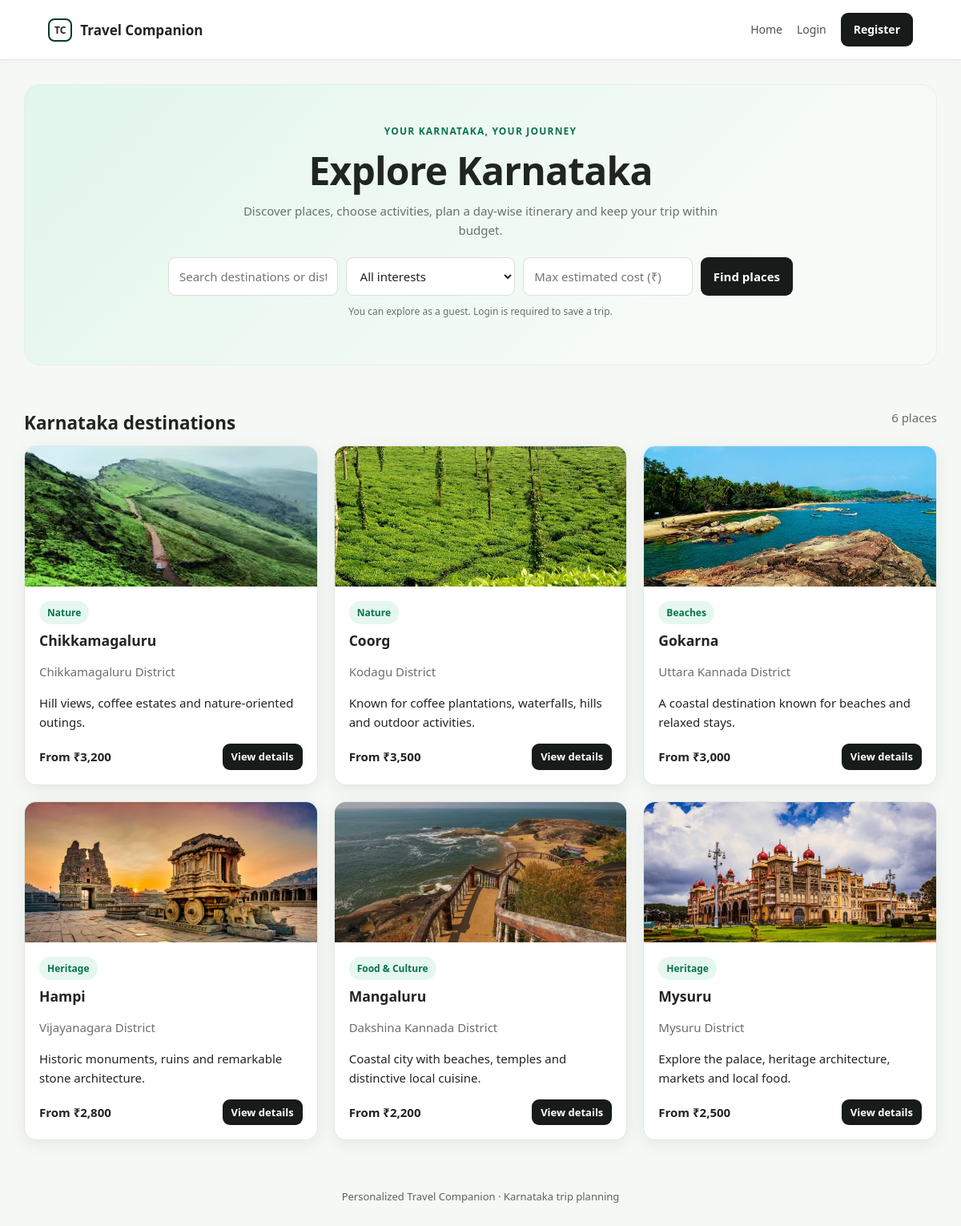
The app's page /frontend/index.php with its own data.
### tables this page shows
CREATE TABLE IF NOT EXISTS destinations (
    id INT AUTO_INCREMENT PRIMARY KEY,
    name VARCHAR(120) NOT NULL,
    district VARCHAR(100) NOT NULL,
    category_id INT NULL,
    description TEXT,
    image_url VARCHAR(500) DEFAULT '',
    estimated_cost DECIMAL(10,2) NOT NULL DEFAULT 0,
    FOREIGN KEY (category_id)
        REFERENCES categories(id)
        ON DELETE SET NULL
);

CREATE TABLE IF NOT EXISTS categories (
    id INT AUTO_INCREMENT PRIMARY KEY,
    name VARCHAR(80) NOT NULL UNIQUE
);

### backend/helpers.php (called while the page is built, shortened)
<?php
if (!function_exists('e')) {
    function e(?string $value): string {
        return htmlspecialchars($value ?? '', ENT_QUOTES, 'UTF-8');
    }
}
if (!function_exists('logged_in')) {
    function logged_in(): bool {
        return isset($_SESSION['user']);
    }
}
if (!function_exists('app_url')) {
    function app_url(string $path = ''): string {
        $script = $_SERVER['SCRIPT_NAME'] ?? '';
        $inAdmin = strpos($script, '/admin') !== false;
        return $path === '' ? 'index.php' : ltrim($path, '/');
    }
}
if (!function_exists('asset_url')) {
    function asset_url(string $path): string {
        $script = $_SERVER['SCRIPT_NAME'] ?? '';
        $inAdmin = strpos($script, '/admin') !== false;
        $prefix = $inAdmin ? '../' : '';
        return $prefix . ltrim($path, '/');
    }
}

### backend/destinations.php (called while the page is built, shortened)
<?php
function get_all_destinations(PDO $pdo, string $q = '', int $categoryId = 0, $budget = null): array
{
    $sql = "SELECT d.*, c.name AS category_name
            FROM destinations d
            LEFT JOIN categories c ON c.id = d.category_id
            WHERE 1=1";
    $params = [];
    $q = trim($q);
    $sql .= " ORDER BY d.name";
    $stmt = $pdo->prepare($sql);
    $stmt->execute($params);
    return $stmt->fetchAll();
}

### frontend/index.php (the view, shortened to what this page needs)
<?php
require_once dirname(__DIR__) . '/backend/destinations.php';
$q = trim($_GET['q'] ?? '');
$category = (int) ($_GET['category'] ?? 0);
$minBudget = trim($_GET['budget'] ?? '');
$destinations = get_all_destinations($pdo, $q, $category, $minBudget);
require_once __DIR__ . '/includes/header.php';
?>
<section class="hero">
    <div class="eyebrow">
        Your Karnataka, your journey
    </div>
    <h1>Explore Karnataka</h1>
    <p>
        Discover places, choose activities, plan a day-wise
        itinerary and keep your trip within budget.
    </p>
    <form class="searchbox" method="get" action="index.php">
        <input
            name="q"
            placeholder="Search destinations or districts"
            value="<?= e($q) ?>"
        >
        <select name="category">
            <option value="0">All interests</option>
        </select>
        <input
            type="number"
            min="0"
            step="100"
            name="budget"
            placeholder="Max estimated cost (₹)"
            value="<?= e($minBudget) ?>"
        >
        <button class="btn">Find places</button>
    </form>
    <p class="smalltext">
        You can explore as a guest. Login is required to save a trip.
    </p>
</section>
<div class="between">
    <h2>Karnataka destinations</h2>
    <span class="muted">
        <?= count($destinations) ?> places
    </span>
</div>
<div class="grid">
    <?php foreach ($destinations as $d): ?>
        <article class="card destination">
            <?php if (!empty($d['image_url'])): ?>
                <img
                    src="<?= e($d['image_url']) ?>"
                    alt="<?= e($d['name']) ?>"
                    loading="lazy"
                >
            <?php else: ?>
                <div style="height: 165px; background: #e8eee9;"></div>
            <?php endif; ?>
            <div class="body">
                <span class="tag">
                    <?= e($d['category_name'] ?? 'Explore') ?>
                </span>
                <h3><?= e($d['name']) ?></h3>
                <p class="muted">
                    <?= e($d['district']) ?> District
                </p>
                <p>
                    <?= e(
                        mb_strimwidth(
                            $d['description'] ?? '',
                            0,
                            125,
                            '…'
                        )
                    ) ?>
                </p>
                <div class="between">
                    <strong>
                        From ₹<?= number_format((float) $d['estimated_cost']) ?>
                    </strong>
                    <a
                        class="btn small"
                        href="destination.php?id=<?= (int) $d['id'] ?>"
                    >
                        View details
                    </a>
                </div>
            </div>
        </article>
    <?php endforeach; ?>
</div>
<?php require_once __DIR__ . '/includes/footer.php'; ?>

### frontend/includes/header.php (shortened to what this page needs)
<!doctype html>
<html lang="en">
<head>
    <link rel="stylesheet" href="<?= asset_url('assets/style.css') ?>">
</head>
<body>
    <header class="topbar">
        <a class="brand" href="<?= app_url('index.php') ?>">
            <span class="brand-icon">TC</span>
            Travel Companion
        </a>
        <nav aria-label="Main navigation">
            <a href="<?= app_url('index.php') ?>">Home</a>
            <?php if (logged_in()): ?>
                <a href="<?= app_url('my_trips.php') ?>">My Trips</a>
                <a href="<?= app_url('profile.php') ?>">Profile</a>
                <?php if (is_admin()): ?>
                    <a href="<?= admin_url('index.php') ?>">Admin</a>
                <?php endif; ?>
                <a href="<?= app_url('logout.php') ?>">Logout</a>
            <?php else: ?>
                <?php
                $currentScript = basename($_SERVER['SCRIPT_NAME'] ?? '');
                $isLogin = ($currentScript === 'login.php');
                ?>
                <a class="<?= $isLogin ? 'nav-cta' : '' ?>" href="<?= app_url('login.php') ?>">Login</a>
                <a class="<?= !$isLogin ? 'nav-cta' : '' ?>" href="<?= app_url('register.php') ?>">Register</a>
            <?php endif; ?>
        </nav>
    </header>
    <main class="container" id="main-content" tabindex="-1">

### frontend/includes/footer.php (shortened to what this page needs)
</main>
<footer class="footer">
    Personalized Travel Companion &middot; Karnataka trip planning
</footer>
</body>
</html>

### frontend/assets/style.css (style rules this page uses)
* { box-sizing: border-box; }
:root { --green: #0ca678; --mint: #36d9a4; --deep: #063b31; --ink: #202522; --muted: #68716c; --paper: #f5f8f5; --line: #e2e8e3; --white: #ffffff; --soft-green: #e5f7ee; --shadow: 0 5px 20px rgba(16, 43, 23, 0.07); --shadow-hover: 0 10px 28px rgba(16, 43, 23, 0.12); }
html { scroll-behavior: smooth; }
body { margin: 0; background: var(--paper); font: 15px/1.6 system-ui, -apple-system, "Segoe UI", sans-serif; color: var(--ink); }
a { color: var(--deep); text-decoration: none; }
img { max-width: 100%; }
.topbar { display: flex; justify-content: space-between; align-items: center; padding: 16px max(5%, calc((100% - 1180px) / 2)); background: var(--white); border-bottom: 1px solid var(--line); gap: 20px; flex-wrap: wrap; box-shadow: 0 2px 10px rgba(16, 43, 23, 0.025); }
.brand { font-weight: 800; display: flex; align-items: center; gap: 10px; color: var(--ink); font-size: 17px; }
.brand-icon { border: 2px solid var(--deep); border-radius: 8px; padding: 3px 6px; font-size: 12px; }
nav { display: flex; gap: 18px; align-items: center; flex-wrap: wrap; font-size: 14px; }
nav a { color: #4c554f; transition: color 0.2s ease; }
.nav-cta, .btn { background: #171b19; color: white; border: 0; border-radius: 9px; padding: 10px 16px; display: inline-block; cursor: pointer; font: inherit; font-weight: 650; text-align: center; transition: background 0.2s ease, transform 0.2s ease, box-shadow 0.2s ease; }
.btn.small { padding: 6px 11px; font-size: 13px; }
.container { max-width: 1180px; margin: 30px auto; padding: 0 20px; min-height: 70vh; }
h1, h2, h3 { line-height: 1.25; color: var(--ink); }
h2 { margin-top: 28px; margin-bottom: 14px; }
.muted { color: var(--muted); }
.hero { text-align: center; padding: 48px 24px 34px; background: linear-gradient(135deg, #e1f6eb, #f7fbf8 75%); border: 1px solid #e4f0e7; border-radius: 20px; margin-bottom: 30px; }
.eyebrow { color: #08734e; font-weight: 800; text-transform: uppercase; letter-spacing: 1.2px; font-size: 12px; }
.hero h1 { font-size: clamp(30px, 4vw, 48px); line-height: 1.12; margin: 12px 0; letter-spacing: -0.8px; }
.hero p { color: var(--muted); max-width: 650px; margin: 0 auto 22px; }
.searchbox { display: flex; max-width: 780px; margin: 20px auto 10px; gap: 10px; flex-wrap: wrap; }
.searchbox input, .searchbox select { flex: 1; min-width: 140px; }
.grid { display: grid; grid-template-columns: repeat(3, minmax(0, 1fr)); gap: 20px; }
.card { background: var(--white); border: 1px solid var(--line); border-radius: 15px; padding: 20px; box-shadow: var(--shadow); transition: box-shadow 0.22s ease, border-color 0.22s ease; }
.destination { padding: 0; overflow: hidden; }
.destination img { width: 100%; height: 175px; object-fit: cover; background: #e8eee9; display: block; transition: transform 0.35s ease; }
.destination .body { padding: 18px; }
.destination .body h3 { margin-top: 10px; margin-bottom: 8px; }
.tag { display: inline-block; background: var(--soft-green); color: #08734e; padding: 5px 10px; border-radius: 20px; font-size: 12px; font-weight: 700; }
.between { display: flex; justify-content: space-between; align-items: center; gap: 12px; flex-wrap: wrap; }
input, select, textarea { font: inherit; padding: 11px 13px; border: 1px solid #d8e0da; border-radius: 9px; background: var(--white); width: 100%; min-width: 0; color: var(--ink); transition: border-color 0.2s ease, box-shadow 0.2s ease; }
.footer { text-align: center; color: #5b655f; padding: 30px 20px; font-size: 13px; }
.smalltext { font-size: 12px; color: var(--muted); }

### records on screen
destinations: image_url+name (picture), category.name "Nature", name "Chikkamagaluru", district "Chikkamagaluru", description "Hill views, coffee estates and nature-oriented outings.", estimated_cost "3,200"
destinations: image_url+name (picture), category.name "Nature", name "Coorg", district "Kodagu", description "Known for coffee plantations, waterfalls, hills and outdoor activities.", estimated_cost "3,500"
destinations: image_url+name (picture), category.name "Beaches", name "Gokarna", district "Uttara Kannada", description "A coastal destination known for beaches and relaxed stays.", estimated_cost "3,000"
destinations: image_url+name (picture), category.name "Heritage", name "Hampi", district "Vijayanagara", description "Historic monuments, ruins and remarkable stone architecture.", estimated_cost "2,800"
destinations: image_url+name (picture), category.name "Food & Culture", name "Mangaluru", district "Dakshina Kannada", description "Coastal city with beaches, temples and distinctive local cuisine.", estimated_cost "2,200"
destinations: image_url (picture), category.name "Heritage", name "Mysuru", district "Mysuru", description "Explore the palace, heritage architecture, markets and local food.", estimated_cost "2,500"

### other values on screen
count($destinations) "6"
